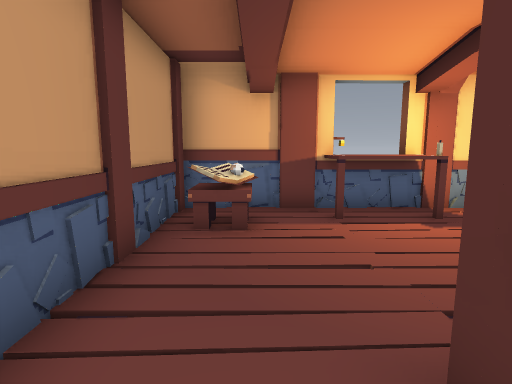
View 1 (above)

12 first-person views from a walk through a Godot game level. The camera is 1.3 m above the floor, tilts 8° down and sees 80° across. The floor is counted in squares, 1 m on a side. Each view is taken from the middle of a square. On the plan, view 1 faces up. The plan holds only what a view shows up to about 14 squares ahead; the rest is blank. Characters and animated objects are not drawn.

View 2
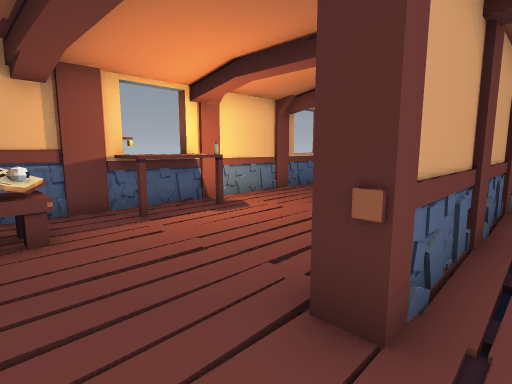

View 3
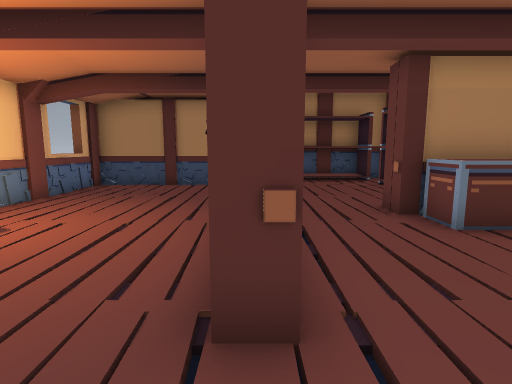

View 4
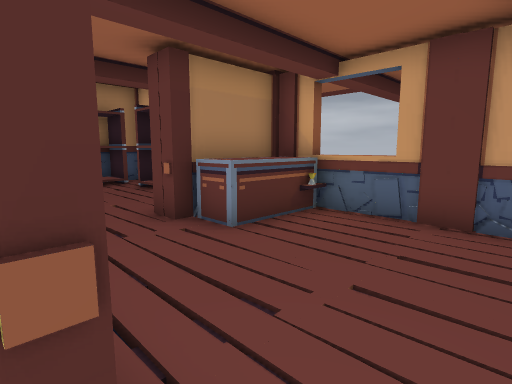

View 5
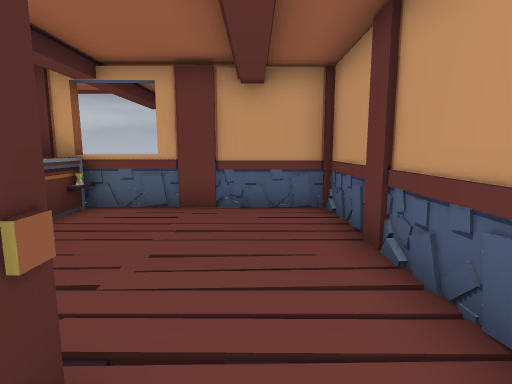

View 6
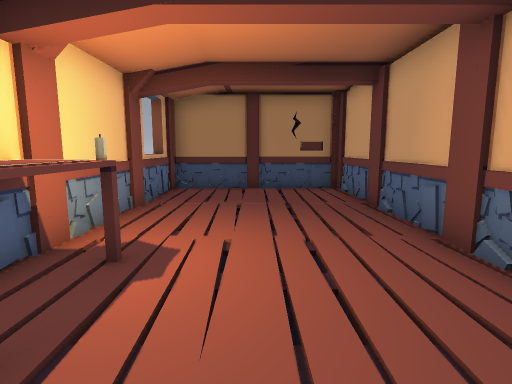

View 7
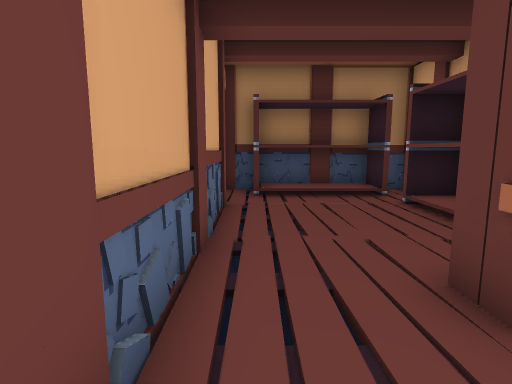

View 8
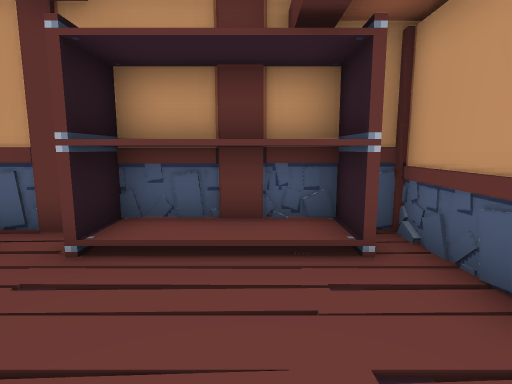

View 9
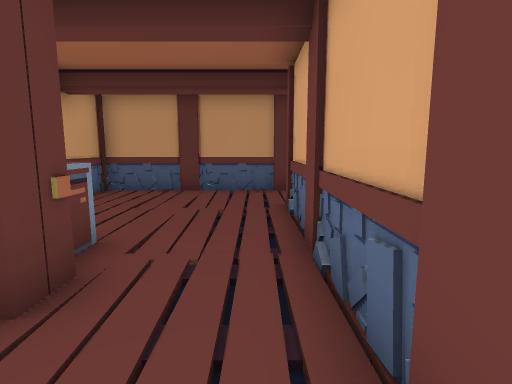

View 10
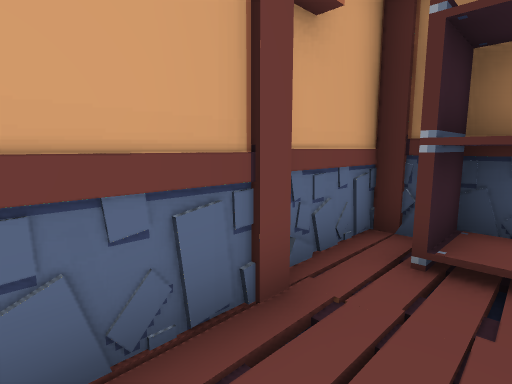

View 11
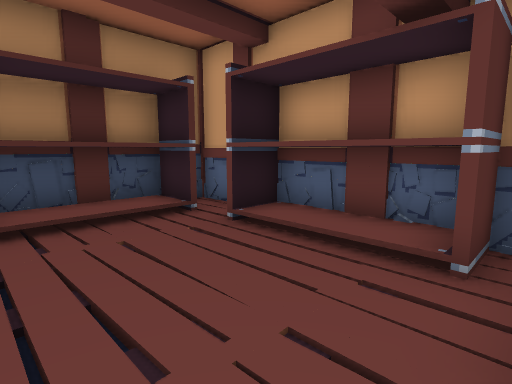

View 12
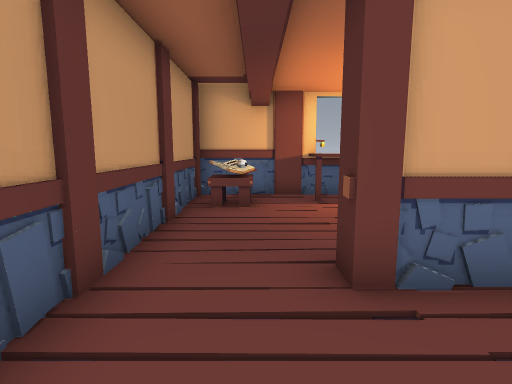

### Floor plan
Ten units are one square. View 1 is at (0, 0); x grows to the right and y downward. Boxes are objects, and circles mark ways between rooms. Rooms are numbered by the first view taken in them; rooms with no view inside come last. Other rooms are left out.
<svg viewBox="-22 -80 156 137">
<path fill="none" stroke="#000" d="M38 49 38 23 49 23M40 52 40 48M-17 -4 -17 48 51 48 51 19 57 19M65 -7 9 -7M36 49 36 41M31 -12 102 -12 102 -68 34 -68M15 -68 -17 -68 -17 -4M9 -7 9 -14M102 -7 65 -7M57 19 57 48 129 48 129 -11 105 -11"/>
<rect x="-15" y="-65" width="20" height="20" fill="#bbb"><title>table</title></rect>
<rect x="15" y="-75" width="20" height="20" fill="#bbb"><title>table</title></rect>
<rect x="25" y="-65" width="10" height="10" fill="#bbb"><title>candle</title></rect>
<rect x="65" y="35" width="40" height="10" fill="#bbb"><title>shelf</title></rect>
<rect x="115" y="-5" width="10" height="40" fill="#bbb"><title>shelf</title></rect>
<circle cx="-5" cy="-10" r="3" fill="#2a7"/>
<circle cx="55" cy="5" r="3" fill="#2a7"/>
<text x="20" y="20">1</text>
<text x="40" y="-40">2</text>
<text x="90" y="20">3</text>
</svg>
Room 1 opens to room 2. Room 1 opens to room 3.

Where each view was taken, in squares from view 1:
view 1: 0 up, 0 right, facing up
view 2: 0 up, 1 left, facing up-right
view 3: 1 up, 1 left, facing right
view 4: 1 up, 0 right, facing down-right
view 5: 2 up, 0 right, facing down
view 6: 4 up, 0 right, facing right
view 7: 0 up, 3 right, facing right
view 8: 0 up, 8 right, facing down
view 9: 0 up, 8 right, facing left
view 10: 1 down, 8 right, facing up-right
view 11: 0 up, 6 right, facing down-right
view 12: 2 down, 0 right, facing up
